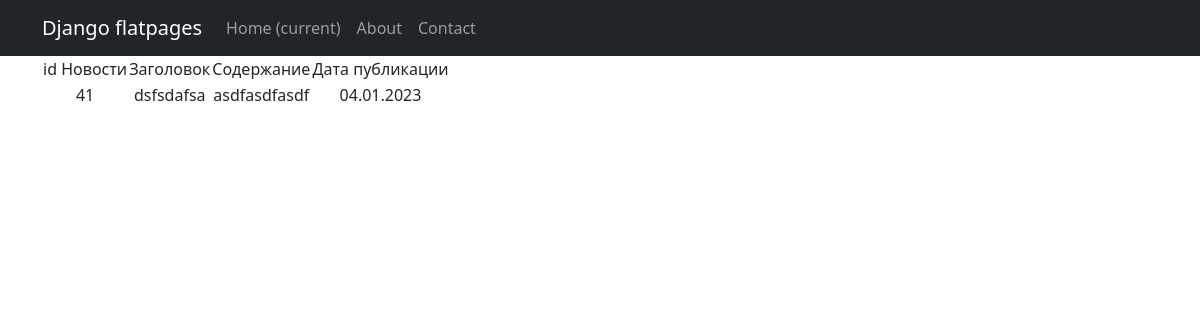
Page /news/41 on the committed database.
### D5/models.py (models this page shows, shortened)
class Post(models.Model):
    news = 'nws'
    article = 'art'
    change = [(news, 'Новость'), (article, 'Статья')]
    author_id = models.ForeignKey(Author, on_delete=models.CASCADE)
    changes = models.CharField(choices=change, max_length=3)
    dt_create = models.DateTimeField(auto_now_add=True)
    category_id = models.ManyToManyField(Category, through='PostCategory')
    title = models.CharField(max_length=255)
    text = models.TextField()
    rank_post = models.IntegerField(default=0)
    def __str__(self):
        return f'{self.changes}: {self.title}, \n ({self.text})'

### D5/views.py (the view)
# urls.py: path('<int:pk>', NewsDetail.as_view(), name='new'),
class NewsDetail(DetailView):
    template_name = 'new.html'
    context_object_name = 'new'
    queryset = Post.objects.all()
    def get_object(self, *args, **kwargs):
        obj = cache.get(f'new-{self.kwargs["pk"]}')
        print(obj)
        if not obj:
            obj = super().get_object(queryset=self.queryset)
            cache.set(f'new-{self.kwargs["pk"]}', obj)
            print(obj)
        return obj

### templates/new.html (shortened to what this page needs)
{% extends 'flatpages/default.html' %}
{% block content %}
{% if new %}
    <table>
        <tr>
            <td>id Новости</td>
            <td>Заголовок</td>
            <td>Содержание</td>
            <td>Дата публикации</td>
        </tr>
        <tr>
            <td>{{ new.id }}</td>
            <td>{{new.title}}</td>
            <td>{{new.text}}</td>
            <td>{{new.dt_create|date:'d.m.Y'}}</td>
        </tr>
    </table>
{% else %}
    <h3>Нет такой новости</h3>
{% endif %}
{% endblock content %}

### rows in the picture
Post: id "41", title "dsfsdafsa", text "asdfasdfasdf", dt_create "04.01.2023"
